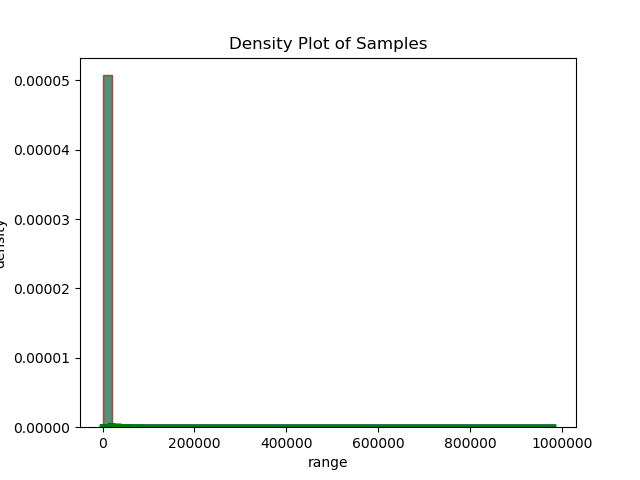

Write Python code to recreate this figure.
import matplotlib.pyplot as plt
import seaborn as sns
import pandas as pd

temp = [1,2,3,4,5,6,7]

gene0 = pd.read_csv('samp0.csv', header=None)
gene0 = gene0.T
gene0 = gene0.values


gene1 = pd.read_csv('samp1.csv', header=None)
gene1 = gene1.T
gene1 = gene1.values

print(gene0[0])

sns.distplot(gene0[0], hist=True, kde=True, 
           	 color = 'darkblue', 
             hist_kws={'edgecolor':'black'},
             kde_kws={'linewidth': 4})

sns.distplot(gene1[0], hist=True, kde=True, 
             color = 'green', 
             hist_kws={'edgecolor':'red'},
             kde_kws={'linewidth': 4})

plt.title('Density Plot of Samples')
plt.xlabel('range')
plt.ylabel('density')
plt.savefig('density.png')